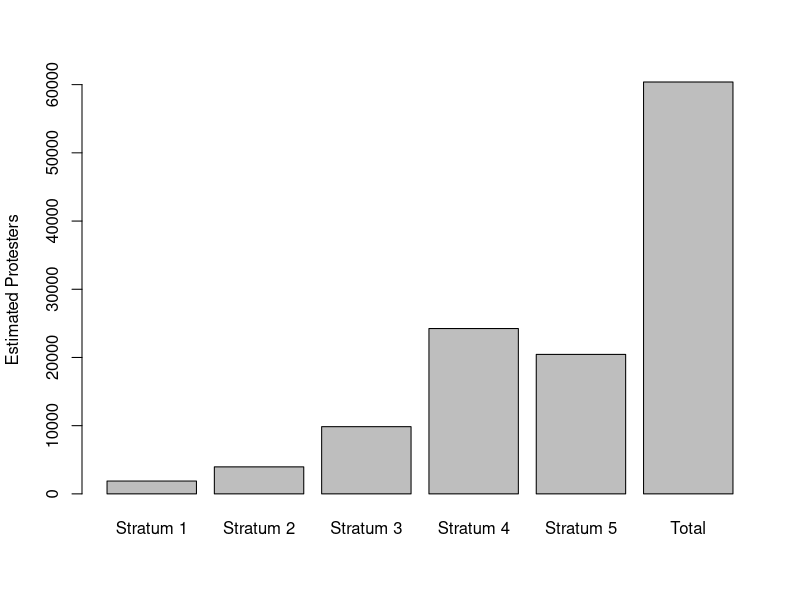

This figure's R source:
## ---- chunk 1
DATA= read.csv(file="DATA.csv") #each column in DATA.cvs represents a different strata
colSums(!is.na(DATA)) #The size of each stratum
## ---- chunk 2
Nh=colSums(!is.na(DATA)) 
pop.str=c(stratum.1=6.875*Nh[[1]],stratum.2=38.83*Nh[[2]],stratum.3=167*(Nh[[3]]),stratum.4=244.857*(Nh[[4]]),stratum.5=426*(Nh[[5]]))
total.pop=sum(pop.str)
pl=c(pop.str,total.pop)
names(pl)[6]="total"
barplot(pl,ylab="Estimated Protesters", names.arg = c("Stratum 1","Stratum 2","Stratum 3","Stratum 4","Stratum 5", "Total"), axisnames=TRUE)

pl
## ---- chunk 3
#cat('\n![](photo1.png)\n')
## ---- chunk 4
#cat('\n![](photo2.png)\n')
## ---- chunk 5
#random sample generator 
sample.pa=round(colSums(!is.na(DATA))*(.06))
w=sum(sample.pa)
v=NA
for(i in 1:5){
  x=sample(DATA[,i][!is.na(DATA[i])],sample.pa[[i]])
   if(sample.pa[i]==0){
       y=sample(DATA[,i][!is.na(DATA[i])],2)
       x=y[!is.na(y)]   
       w=w+2 
       v=sample.pa
       v[i]=2
       }
  print(paste("Stratum",i))
  print(x)
}
paste("Total Sampled ",w)
## ---- chunk 6
#
a.1=(c(11,4,5,7,2,0,3,18,16,0,0,11,0,12,17,4))
b.1=(c(27,67,30,23,46,40))
c.1=(c(157,135,186,190))
d.1=(c(248,278,209,207,265,220,287))
e.1=(c(435,397,446))

mean(a.1)
mean(b.1)
mean(c.1)
mean(d.1)
mean(e.1)
## ---- chunk 7
#y=list(a.1,b.1,c.1,d.1,e.1)
#sum=0
#for(i in 1:5){

#  x=((1-(v[[i]]/(colSums(!is.na(DATA))[[i]])))*((colSums(!is.na(DATA))[[i]])^2)*((var(y[[i]]))/v[[i]]))
#  sum=sum+x

#}
#print(paste("The estimated variance of our stratified sample estimate is", sum, ""))
## ---- chunk 8
#lower.bound=332-1.96*sum
#higher.bound=332+1.96*sum
#confidence.interval=c(lower.bound,higher.bound)
#confidence.interval
